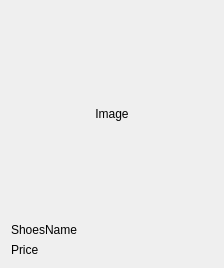
<?xml version="1.0" encoding="UTF-8"?>
<ui version="4.0">
 <class>ShoesItem</class>
 <widget class="QWidget" name="ShoesItem">
  <property name="geometry">
   <rect>
    <x>0</x>
    <y>0</y>
    <width>224</width>
    <height>268</height>
   </rect>
  </property>
  <property name="windowTitle">
   <string>Form</string>
  </property>
  <layout class="QGridLayout" name="gridLayout_2">
   <item row="0" column="0">
    <layout class="QGridLayout" name="gridLayout">
     <item row="0" column="0">
      <widget class="QLabel" name="lb_image">
       <property name="text">
        <string>Image</string>
       </property>
       <property name="alignment">
        <set>Qt::AlignCenter</set>
       </property>
      </widget>
     </item>
     <item row="1" column="0">
      <widget class="QLabel" name="lb_name">
       <property name="sizePolicy">
        <sizepolicy hsizetype="Preferred" vsizetype="Fixed">
         <horstretch>0</horstretch>
         <verstretch>0</verstretch>
        </sizepolicy>
       </property>
       <property name="text">
        <string>ShoesName</string>
       </property>
      </widget>
     </item>
     <item row="2" column="0">
      <widget class="QLabel" name="lb_price">
       <property name="sizePolicy">
        <sizepolicy hsizetype="Preferred" vsizetype="Fixed">
         <horstretch>0</horstretch>
         <verstretch>0</verstretch>
        </sizepolicy>
       </property>
       <property name="text">
        <string>Price</string>
       </property>
      </widget>
     </item>
    </layout>
   </item>
  </layout>
 </widget>
 <resources/>
 <connections/>
</ui>
